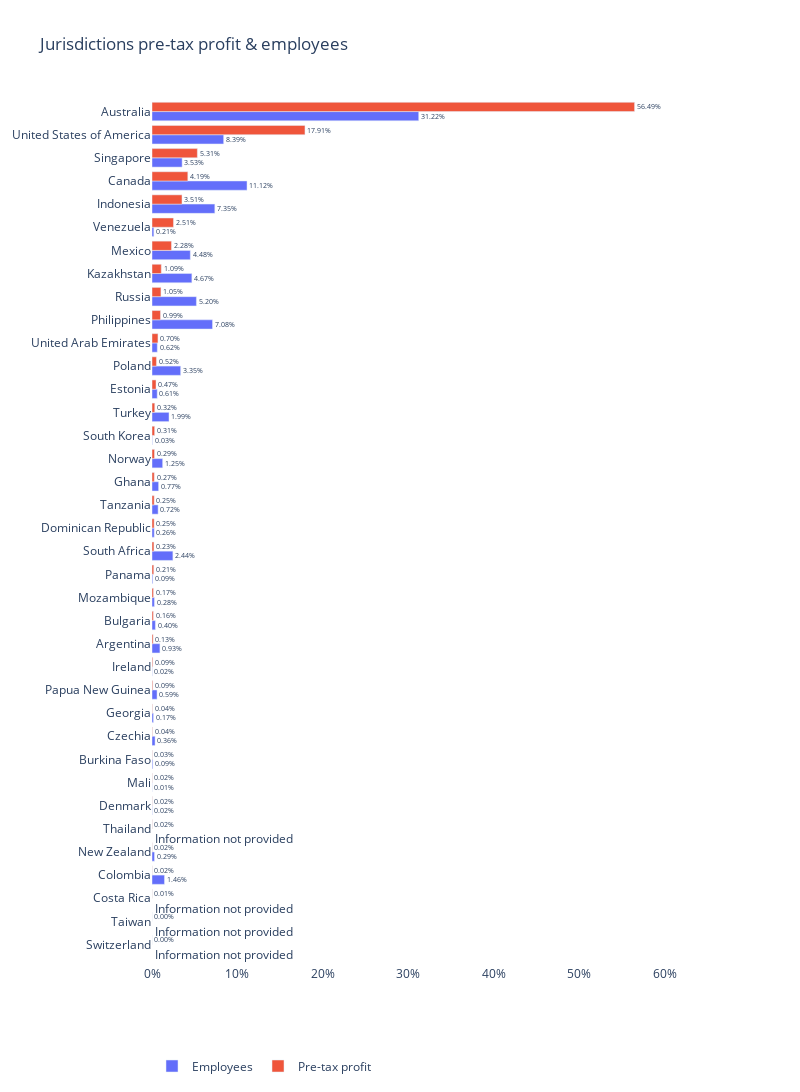

Notebook code for this chart:
### Code cell
display_pretax_profit_and_employees_rank(df=df, company=company, year=year)

### Figure 1 — Plotly figure (JSON) as saved in the notebook; plotly's stock layout.template omitted (floating-point values rounded to 4 significant figures)
{"data": [{"alignmentgroup": "True", "hovertemplate": "%{y: text}: %{x: .3%}", "legendgroup": "Employees", "marker": {"color": "#636efa", "pattern": {"shape": ""}}, "name": "Employees", "offsetgroup": "Employees", "orientation": "h", "showlegend": true, "textposition": ["none", "none", "none", "outside", "outside", "none", "outside", "outside", "outside", "outside", "outside", "outside", "outside", "outside", "outside", "outside", "outside", "outside", "outside", "outside", "outside", "outside", "outside", "outside", "outside", "outside", "outside", "outside", "outside", "outside", "outside", "outside", "outside", "outside", "outside", "outside", "outside"], "texttemplate": "%{x:.2%}", "type": "bar", "x": [null, null, null, 0.01459, 0.002899, null, 0.0001933, 9.664e-05, 0.0008697, 0.003576, 0.001739, 0.005895, 0.0001933, 0.009277, 0.003962, 0.002802, 0.0008697, 0.02445, 0.002609, 0.007151, 0.007731, 0.01247, 0.0002899, 0.01991, 0.006088, 0.03353, 0.006185, 0.07083, 0.05199, 0.04668, 0.04484, 0.002126, 0.07354, 0.1112, 0.03527, 0.08388, 0.3122], "xaxis": "x", "y": ["Switzerland", "Taiwan", "Costa Rica", "Colombia", "New Zealand", "Thailand", "Denmark", "Mali", "Burkina Faso", "Czechia", "Georgia", "Papua New Guinea", "Ireland", "Argentina", "Bulgaria", "Mozambique", "Panama", "South Africa", "Dominican Republic", "Tanzania", "Ghana", "Norway", "South Korea", "Turkey", "Estonia", "Poland", "United Arab Emirates", "Philippines", "Russia", "Kazakhstan", "Mexico", "Venezuela", "Indonesia", "Canada", "Singapore", "United States of America", "Australia"], "yaxis": "y"}, {"alignmentgroup": "True", "hovertemplate": "%{y: text}: %{x: .3%}", "legendgroup": "Pre-tax profit", "marker": {"color": "#EF553B", "pattern": {"shape": ""}}, "name": "Pre-tax profit", "offsetgroup": "Pre-tax profit", "orientation": "h", "showlegend": true, "textposition": ["outside", "outside", "outside", "outside", "outside", "outside", "outside", "outside", "outside", "outside", "outside", "outside", "outside", "outside", "outside", "outside", "outside", "outside", "outside", "outside", "outside", "outside", "outside", "outside", "outside", "outside", "outside", "outside", "outside", "outside", "outside", "outside", "outside", "outside", "outside", "outside", "outside"], "texttemplate": "%{x:.2%}", "type": "bar", "x": [1.239e-05, 1.419e-05, 0.0001388, 0.0001521, 0.0001789, 0.0002167, 0.0002193, 0.0002201, 0.000274, 0.000403, 0.0004064, 0.0008523, 0.0008633, 0.001317, 0.00158, 0.001748, 0.002059, 0.002262, 0.00249, 0.002539, 0.002652, 0.002906, 0.003075, 0.003235, 0.004723, 0.005214, 0.006976, 0.009916, 0.01048, 0.01085, 0.02278, 0.02514, 0.0351, 0.04193, 0.05309, 0.1791, 0.5649], "xaxis": "x", "y": ["Switzerland", "Taiwan", "Costa Rica", "Colombia", "New Zealand", "Thailand", "Denmark", "Mali", "Burkina Faso", "Czechia", "Georgia", "Papua New Guinea", "Ireland", "Argentina", "Bulgaria", "Mozambique", "Panama", "South Africa", "Dominican Republic", "Tanzania", "Ghana", "Norway", "South Korea", "Turkey", "Estonia", "Poland", "United Arab Emirates", "Philippines", "Russia", "Kazakhstan", "Mexico", "Venezuela", "Indonesia", "Canada", "Singapore", "United States of America", "Australia"], "yaxis": "y"}], "layout": {"annotations": [{"font": {"size": 12}, "showarrow": false, "text": "Information not provided", "x": 0.001, "xanchor": "left", "y": 0, "yshift": -10}, {"font": {"size": 12}, "showarrow": false, "text": "Information not provided", "x": 0.001, "xanchor": "left", "y": 1, "yshift": -10}, {"font": {"size": 12}, "showarrow": false, "text": "Information not provided", "x": 0.001, "xanchor": "left", "y": 2, "yshift": -10}, {"font": {"size": 12}, "showarrow": false, "text": "Information not provided", "x": 0.001, "xanchor": "left", "y": 5, "yshift": -10}], "barmode": "group", "height": 1776, "legend": {"orientation": "h", "title": {"text": ""}, "tracegroupgap": 0}, "plot_bgcolor": "white", "title": {"text": "Jurisdictions pre-tax profit & employees"}, "width": 800, "xaxis": {"anchor": "y", "domain": [0, 1], "range": [0, 0.6649], "tickformat": ".0%", "title": {}}, "yaxis": {"anchor": "x", "domain": [0, 1], "title": {}}}}
